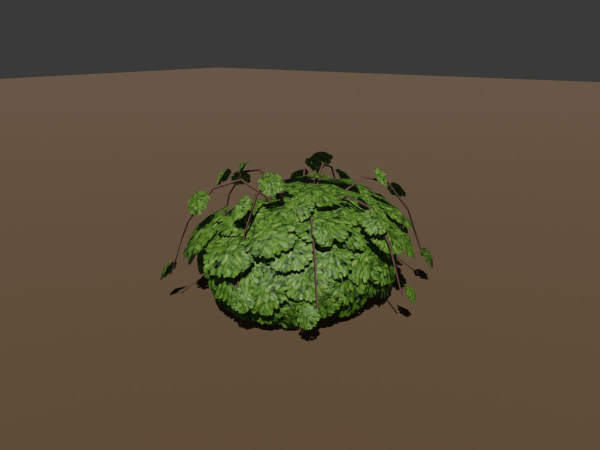
#> input picture docs/checkpoints/shrub_forest_c/shrub_forest_c-eevee-three_quarter.jpg, 1200 x 900 px, given in place of ref-1.jpg, which was not available (shown at 1/2 size)
$ python sheet.py
#> lines starting #> are read from the running program, lines starting #| are printed output that depends on the picture; pictures that were not available may be replaced by others from this repository, and a replacement may not be noted
"""Review sheet for shrub_forest_c (refs approved 2026-10-13, forest ref-1: "undergrowth of ferns, shrubs and
saplings"): the approved reference, textured headless EEVEE stills (still.py) beside shrub_forest,
shrub_forest_b, sapling_spruce, fern_clump and a 1.7 m figure, kit-scenario shots (`--tilt off`) from
shrubc-kit.json on the undergrowth forest at (-3, 2), and play-scenario shots (`--tilt off`, fixed clock)
from shrubc-play.json taken with docs/checkpoints/shrub_forest_c/integration.patch applied (all three
shrub variants drawn by the pine forest's shrub rule). Writes docs/checkpoints/shrub_forest_c/sheet.jpg.
Run from the repo root after run.sh: python3 docs/checkpoints/shrub_forest_c/sheet.py"""
import pathlib

from PIL import Image, ImageDraw

ROOT = pathlib.Path(__file__).resolve().parents[3]
DOCS = ROOT / "docs/checkpoints/shrub_forest_c"
CELLS = [
    (ROOT / "assets-source/refs/forest/ref-1.jpg", "ref-1 (approved): undergrowth of ferns, shrubs and saplings"),
    (DOCS / "shrubc-lineup.jpg", "EEVEE: shrub_forest (1.33 m), shrub_forest_b (1.83 m), shrub_forest_c (1.15 m, "
                                 "reach 1.25 m), sapling_spruce, fern_clump, 1.7 m figure"),
    (DOCS / "shrub_forest_c-eevee-three_quarter.jpg", "shrub_forest_c, three-quarter (EEVEE): lumpy mound, "
                                                      "eight arching leafy canes"),
    (DOCS / "shrub_forest_c-eevee-low_side.jpg", "shrub_forest_c, low side: leaves down to the litter, cane bows"),
    (DOCS / "shrub_forest_c-eevee-close.jpg", "shrub_forest_c, close (EEVEE)"),
    (DOCS / "shrub_forest_c-eevee-top.jpg", "shrub_forest_c, top (EEVEE): broken, lobed outline"),
    (DOCS / "shrubc-kit-play.jpg", "KIT, tilt off: undergrowth forest (-3, 2) at play distance, shrub_forest_c "
                                   "the pale lumpy mound right of the dark holly (bottom right: the hero oak)"),
    (DOCS / "shrubc-kit-scale.jpg", "KIT, scale: shrub_forest_c (front right) beside shrub_forest_b, "
                                    "shrub_forest and both saplings"),
    (DOCS / "shrubc-kit-sun.jpg", "KIT: close up, sun side (about 6 m)"),
    (DOCS / "shrubc-kit-shade.jpg", "KIT: close up, shade side, toward the sun"),
    (DOCS / "shrubc-kit-eye.jpg", "KIT, eye level 1.7 m"),
    (DOCS / "shrubc-play.jpg", "PLAY, patch applied, tilt off: five pine forests at play distance "
                               "(seed 1: 4 shrub_forest, 3 shrub_forest_b, 6 shrub_forest_c)"),
    (DOCS / "shrubc-play-near.jpg", "PLAY: closer, shrub_forest_c at (17.72, 1.00) and (25.77, -1.59) on tile (1, 0)"),
    (DOCS / "shrubc-sun.jpg", "PLAY: shrub_forest_c at (17.72, 1.00) in spruce shade (wind A); luma 1.66x the "
                              "litter, the holly at this spot 1.05x"),
    (ROOT / "docs/checkpoints/shrub_forest_b/shrubb-sun.jpg", "PLAY, same camera spot, before this patch: "
                                                              "shrub_forest_b at (17.72, 1.00) (holly sheet)"),
    (DOCS / "shrubc-wind.jpg", "PLAY: same camera as wind A, 60 frames (1 s, fixed clock) later: 40% of the "
                               "shrub's pixels change, 1.8% of the litter's"),
    (DOCS / "shrubc-shade.jpg", "PLAY: close up, shade side, toward the sun"),
    (DOCS / "shrubc-eye.jpg", "PLAY, walk mode, eye level 1.7 m: shrub_forest_c at (17.72, 1.00) ahead"),
]
W, H, PAD, LABEL = 800, 500, 12, 28
cols, rows = 2, (len(CELLS) + 1) // 2
sheet = Image.new("RGB", (cols * (W + PAD) + PAD, rows * (H + LABEL + PAD) + PAD), (30, 30, 30))
#> sheet: PIL image 1636x4872 RGB; every value is 30
draw = ImageDraw.Draw(sheet)
for i, (path, label) in enumerate(CELLS):
    img = Image.open(path).convert("RGB")
#> img is the input picture: PIL image 1200x900 RGB; mean R, G, B 88, 77.4, 58.3
    img.thumbnail((W, H))
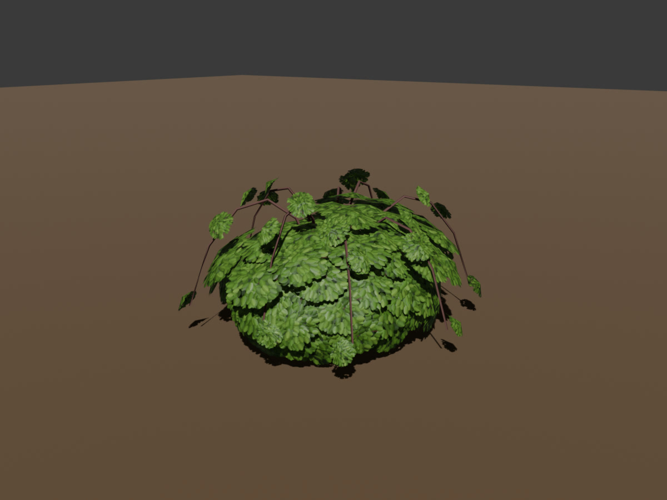
#> img: PIL image 667x500 RGB; mean R, G, B 88, 77.4, 58.3
    x = PAD + (i % cols) * (W + PAD)
    y = PAD + (i // cols) * (H + LABEL + PAD)
    sheet.paste(img, (x + (W - img.width) // 2, y + LABEL + (H - img.height) // 2))
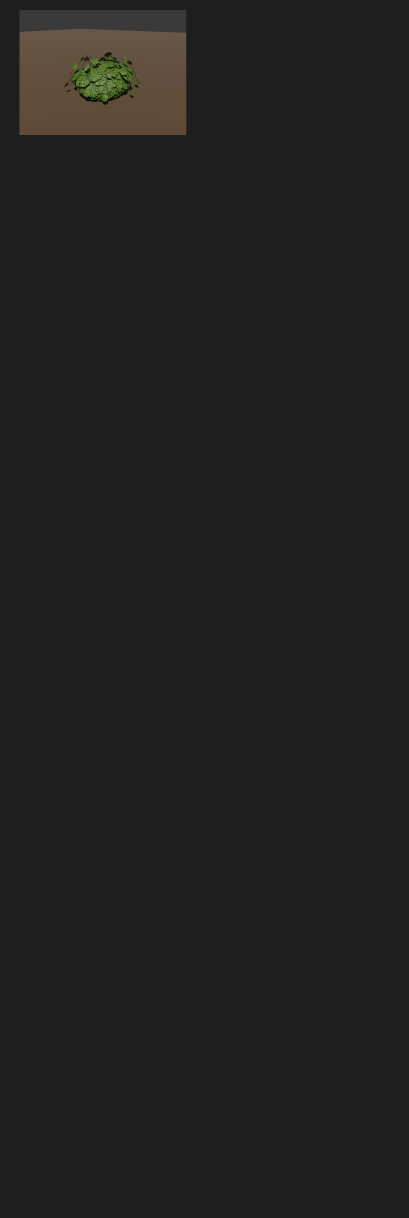
#> sheet: PIL image 1636x4872 RGB (shown at 1/4 size); mean R, G, B 32.4, 32, 31.2
    draw.text((x + 4, y + 6), label, fill=(230, 230, 230))
#> pass 2 of the loop `for i, (path, label) in enumerate(CELLS):`:
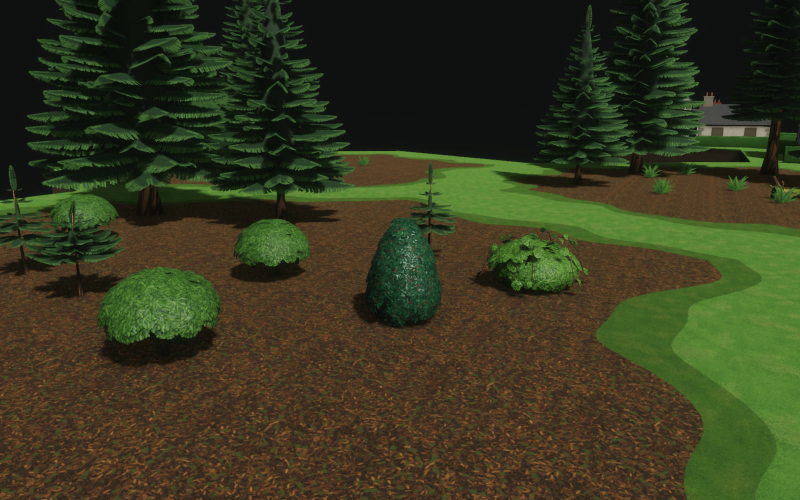
#> input picture docs/checkpoints/shrub_forest_c/shrubc-kit-scale.jpg, 1600 x 1000 px, given in place of shrubc-lineup.jpg, which was not available (shown at 1/2 size)
#> img is the input picture: PIL image 1600x1000 RGB; mean R, G, B 54.5, 57.1, 30.8
#> `img.thumbnail((W, H))`:
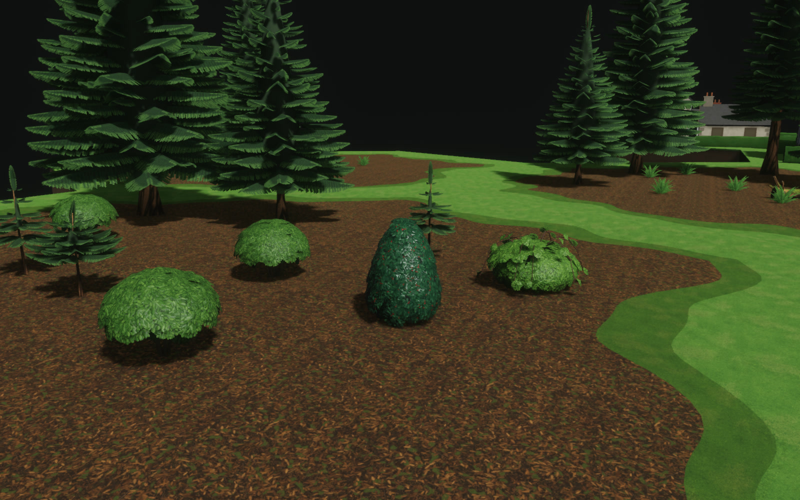
#> img: PIL image 800x500 RGB; mean R, G, B 54.5, 57.1, 30.8
#> `sheet.paste(img, (x + (W - img.width) // 2, y + LABEL + (H - img.heigh..`:
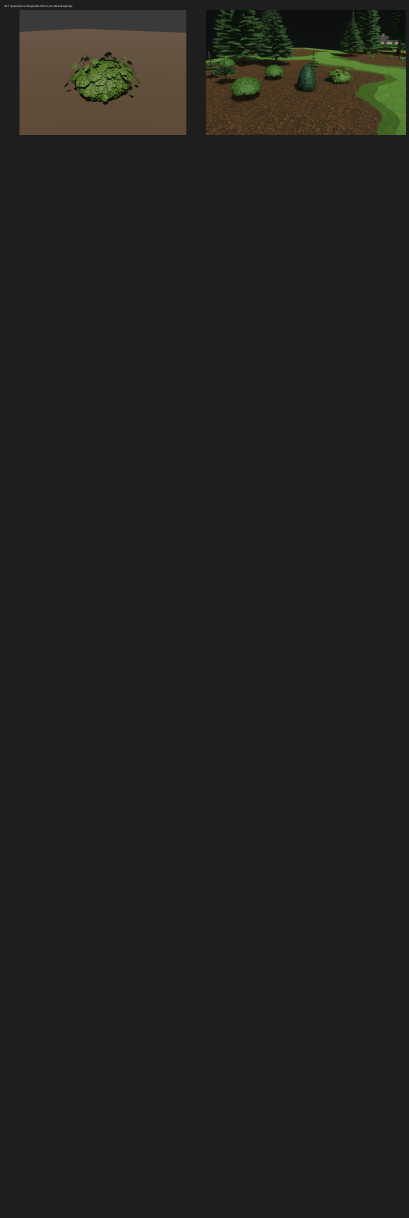
#> sheet: PIL image 1636x4872 RGB (shown at 1/4 size); mean R, G, B 33.7, 33.4, 31.2
#> (the run stopped early here; a loop or call above may not have finished)
